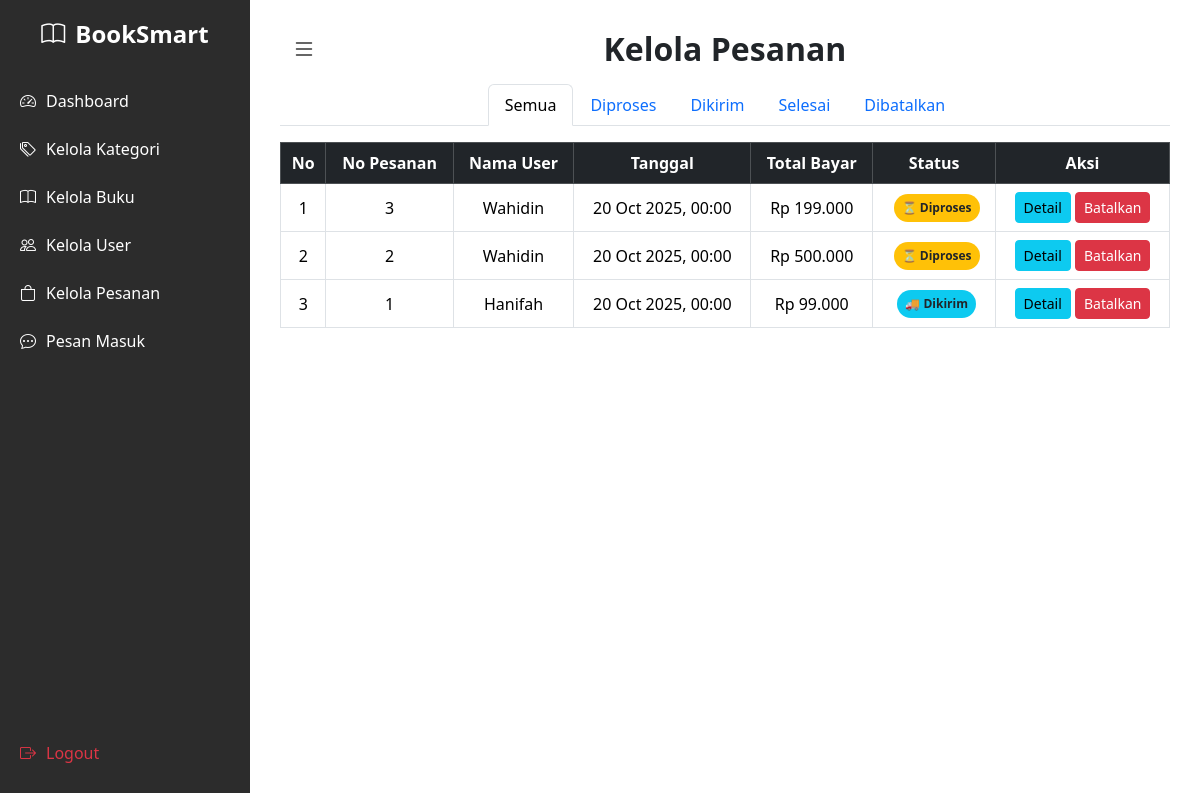
Page /admin/kelola_pesanan.php (signed in) on the committed database.
### tables this page shows
CREATE TABLE `pesanan` (
  `id_pesanan` int(11) NOT NULL,
  `id_user` int(11) NOT NULL,
  `jumlah_bayar` decimal(10,2) NOT NULL,
  `metode_pembayaran` varchar(50) DEFAULT NULL,
  `alamat` text DEFAULT NULL,
  `no_hp` varchar(20) DEFAULT NULL,
  `rekening_tujuan` varchar(50) DEFAULT NULL,
  `bukti_transfer` varchar(255) DEFAULT NULL,
  `tanggal` date DEFAULT curdate(),
  `status` varchar(50) DEFAULT 'menunggu konfirmasi'
);

CREATE TABLE `user` (
  `id_user` int(11) NOT NULL,
  `nama` varchar(100) NOT NULL,
  `email` varchar(100) NOT NULL,
  `password` varchar(255) NOT NULL,
  `tanggal_daftar` datetime NOT NULL DEFAULT current_timestamp(),
  `telepon` varchar(20) DEFAULT NULL,
  `alamat` text DEFAULT NULL,
  `foto` varchar(100) DEFAULT NULL
);

### admin/kelola_pesanan.php (the view, shortened to what this page needs)
<?php
include '../bookstore/koneksi.php';
$status_filter = $_GET['status'] ?? 'all';
$where = ($status_filter == 'all') ? '' : "WHERE p.status='$status_filter'";
$query = mysqli_query($conn, "
    SELECT p.*, u.nama
    FROM pesanan p
    JOIN user u ON p.id_user = u.id_user
    $where
    ORDER BY p.id_pesanan DESC
");
?>
<!DOCTYPE html>
<html lang="id">
<head>
<link href="https://cdn.jsdelivr.net/npm/bootstrap@5.3.2/dist/css/bootstrap.min.css" rel="stylesheet">
<link href="https://cdn.jsdelivr.net/npm/bootstrap-icons@1.10.5/font/bootstrap-icons.css" rel="stylesheet">
<link rel="stylesheet" href="../assets/style.css">
</head>
<body>
<?php include 'sidebar.php'; ?>
<div class="main-content">
    <div class="d-flex align-items-center justify-content-center position-relative mb-3">
        <button id="toggle-btn" class="btn btn-outline-secondary position-absolute start-0">
            <i class="bi bi-list"></i>
        </button>
        <h2 class="fw-bold mb-0">Kelola Pesanan</h2>
    </div>
    <ul class="nav nav-tabs mb-3 justify-content-center">
        <?php
        $tabs = ['all'=>'Semua','diproses'=>'Diproses','dikirim'=>'Dikirim','selesai'=>'Selesai','dibatalkan'=>'Dibatalkan'];
        foreach($tabs as $key => $label){
            $active = ($status_filter==$key)?'active':'';
            echo "<li class='nav-item'><a class='nav-link $active' href='?status=$key'>$label</a></li>";
        }
        ?>
    </ul>
    <div class="table-responsive">
        <table class="table table-bordered table-hover align-middle text-center">
            <thead class="table-dark">
                <tr>
                    <th>No</th>
                    <th>No Pesanan</th>
                    <th>Nama User</th>
                    <th>Tanggal</th>
                    <th>Total Bayar</th>
                    <th>Status</th>
                    <th>Aksi</th>
                </tr>
            </thead>
            <tbody>
                <?php
                $no=1;
                while($p=mysqli_fetch_assoc($query)):
                    $total_bayar = number_format($p['jumlah_bayar'],0,',','.');
                    $status = $p['status'];
                    [$badgeClass, $icon] = match($status){
                        'diproses'   => ['bg-warning text-dark', '⏳'],
                        'dikirim'    => ['bg-info text-dark', '🚚'],
                        'selesai'    => ['bg-success', '✅'],
                        'dibatalkan' => ['bg-danger', '❌'],
                        default      => ['bg-secondary', 'ℹ️']
                    };
                ?>
                <tr>
                    <td><?= $no++; ?></td>
                    <td><?= $p['id_pesanan']; ?></td>
                    <td><?= htmlspecialchars($p['nama']); ?></td>
                    <td><?= date('d M Y, H:i', strtotime($p['tanggal'])); ?></td>
                    <td>Rp <?= $total_bayar; ?></td>
                    <td>
                        <span class="badge rounded-pill <?= $badgeClass; ?> text-capitalize p-2">
                            <?= $icon . ' ' . htmlspecialchars($status); ?>
                        </span>
                    </td>
                    <td>
                        <a href="detail_pesanan_admin.php?id_pesanan=<?= $p['id_pesanan']; ?>" class="btn btn-sm btn-info">Detail</a>
                        <?php if($p['status'] != 'dibatalkan' && $p['status'] != 'selesai'): ?>
                            <a href="?batal=<?= $p['id_pesanan']; ?>" class="btn btn-sm btn-danger" onclick="return confirm('Yakin ingin membatalkan pesanan ini?');">Batalkan</a>
                        <?php endif; ?>
                    </td>
                </tr>
                <?php endwhile; ?>
            </tbody>
        </table>
    </div>
</div>
</body>
</html>

### assets/css/style.css (style rules this page uses)
.badge { background-color: red; color: white; border-radius: 50%; padding: 3px 7px; font-size: 12px; margin-left: 5px; }

### admin/kelola_pesanan.php (style rules this page uses)
.main-content { margin-left:250px; padding:20px; transition: margin-left 0.3s; }

### admin/sidebar.php (style rules this page uses)
.main-content { margin-left: 250px; padding: 30px; transition: margin-left 0.3s ease; }
#toggle-btn { background: none; border: none; color: #2c2c2c; font-size: 24px; cursor: pointer; }

### rows in the picture
pesanan: id_pesanan "3", id_user.nama "Wahidin", tanggal "20 Oct 2025, 00:00", jumlah_bayar "199.000", icon "⏳", status "Diproses"
pesanan: id_pesanan "2", id_user.nama "Wahidin", tanggal "20 Oct 2025, 00:00", jumlah_bayar "500.000", icon "⏳", status "Diproses"
pesanan: id_pesanan "1", id_user.nama "Hanifah", tanggal "20 Oct 2025, 00:00", jumlah_bayar "99.000", icon "🚚", status "Dikirim"

### other values in the picture
$label "Semua"
$label "Diproses"
$label "Dikirim"
$label "Selesai"
$label "Dibatalkan"
